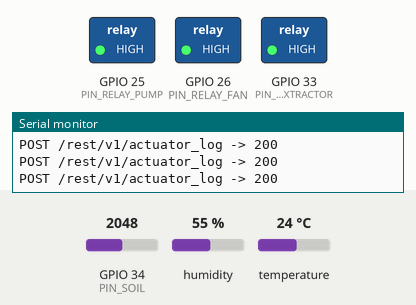
Bench run of a program on a simulated ESP32. Parts: switched loads named in the program (green lamp = pin HIGH), the last lines printed to the serial monitor. The inputs (shaded band) are chosen by the test bench; at power-on: humidity 55 %, GPIO 34 (PIN_SOIL) = 2048, temperature 24 °C. WiFi joins after 1.5 s; servers stay silent unless stated; uploads are accepted with an empty reply; not simulated (calls return 0 or success): secrets.h.

Above: at 3.3 s.
3.4 s: humidity set to 84 %
11.3 s: humidity set to 87 %
At 21.0 s:
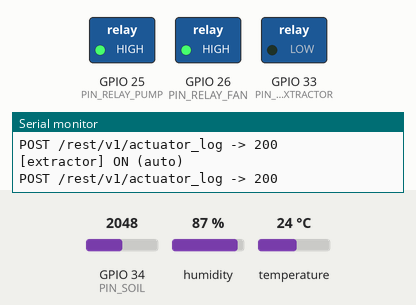
21.7 s: GPIO 34 (PIN_SOIL) set to 2432
31.7 s: GPIO 34 (PIN_SOIL) set to 2544
At 41.7 s:
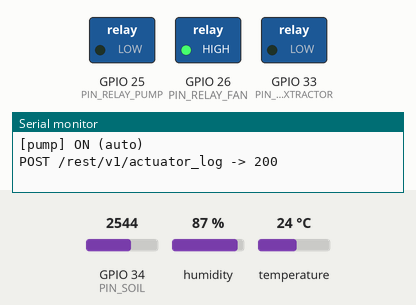
42.0 s: temperature set to 29.7 °C
51.8 s: temperature set to 30.5 °C
At 61.2 s:
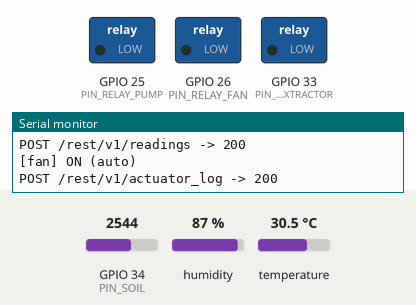
Timing chart, 0 to 62.7 s (numbered marks = the images above; inputs shaded):
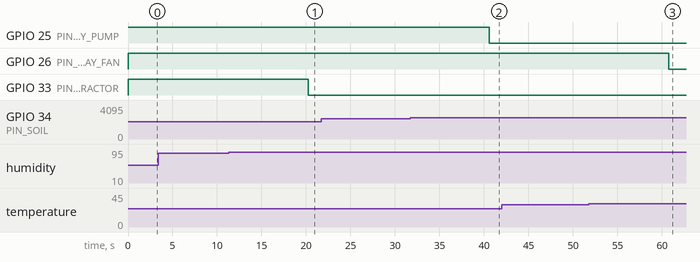

Measured:
- the behaviour switches between 85 and 86 % on humidity (found by bisection; images 0 and 1)
- the behaviour switches between 2500 and 2501 on GPIO 34 (PIN_SOIL) (found by bisection; images 1 and 2)
- the behaviour switches between 30 and 30.1 °C on temperature (found by bisection; images 2 and 3)
- after the input at 3.4 s, every drawn part: stays the same
- after the input at 11.3 s, GPIO 33 (PIN_RELAY_EXTRACTOR): HIGH → LOW after 8.9 s
- after the input at 31.7 s, GPIO 25 (PIN_RELAY_PUMP): HIGH → LOW after 8.9 s
- after the input at 42.0 s, every drawn part: stays the same
- after the input at 51.8 s, GPIO 26 (PIN_RELAY_FAN): HIGH → LOW after 8.9 s

The program:

main.cpp
```cpp
/**
 * AgroSensor OGB · Invernadero inteligente ESP32
 * Lazo continuo (sin deep sleep): sensores + control por histéresis
 * de riego, ventilación y extractor + comandos manuales vía Supabase.
 *
 * Ver especificación: docs/07-invernadero.md
 */

#include <Arduino.h>
#include <WiFi.h>
#include <HTTPClient.h>
#include <WiFiClientSecure.h>
#include <ArduinoJson.h>
#include <DHT.h>
#include "config.h"
#include "secrets.h"

DHT dht(PIN_DHT, DHT22);

// ---------- estado de un actuador ----------
struct Actuator {
  const char *name;
  uint8_t pin;
  bool state = false;
  bool manualMode = false;
  uint32_t manualUntil = 0;   // millis fin de anulación manual
  uint32_t onSince = 0;       // millis desde encendido
  uint32_t lastOff = 0;       // millis del último apagado (para cooldown de bomba)
};

Actuator pump      = { "pump",      PIN_RELAY_PUMP };
Actuator fan       = { "fan",       PIN_RELAY_FAN };
Actuator extractor = { "extractor", PIN_RELAY_EXTRACTOR };

uint32_t lastSensorRead = 0, lastReport = 0, lastPoll = 0;
float soil = NAN, airT = NAN, airH = NAN, lux = NAN;

// ---------- relés ----------
void relayWrite(Actuator &a, bool on, const char *cause);

void relayApply(const Actuator &a) {
  digitalWrite(a.pin, (a.state ^ RELAY_ACTIVE_LOW) ? HIGH : LOW);
}

// ---------- HTTP helpers ----------
String supabaseRequest(const char *method, const String &path, const String &body) {
  WiFiClientSecure client;
  client.setInsecure();
  HTTPClient http;
  http.begin(client, String(SUPABASE_URL) + path);
  http.addHeader("apikey", SUPABASE_ANON_KEY);
  http.addHeader("Authorization", String("Bearer ") + SUPABASE_ANON_KEY);
  http.addHeader("Content-Type", "application/json");
  int code;
  if (strcmp(method, "GET") == 0)        code = http.GET();
  else if (strcmp(method, "PATCH") == 0) code = http.sendRequest("PATCH", body);
  else                                   code = http.POST(body);
  String resp = (code > 0 && code < 300) ? http.getString() : "";
  LOG("%s %s -> %d\n", method, path.c_str(), code);
  http.end();
  return resp;
}

void logActuator(const Actuator &a, const char *cause) {
  JsonDocument d;
  d["node_id"] = NODE_ID;
  d["actuator"] = a.name;
  d["state"] = a.state;
  d["cause"] = cause;
  String body;
  serializeJson(d, body);
  supabaseRequest("POST", "/rest/v1/actuator_log", body);
}

void relayWrite(Actuator &a, bool on, const char *cause) {
  if (a.state == on) return;
  a.state = on;
  if (on) a.onSince = millis();
  else    a.lastOff = millis();
  relayApply(a);
  LOG("[%s] %s (%s)\n", a.name, on ? "ON" : "OFF", cause);
  logActuator(a, cause);
}

// ---------- sensores ----------
float soilPercent(int raw) {
  float pct = 100.0f * (SOIL_DRY_ADC - raw) / (float)(SOIL_DRY_ADC - SOIL_WET_ADC);
  return constrain(pct, 0.0f, 100.0f);
}

void readSensors() {
  long sum = 0;
  for (int i = 0; i < 3; i++) { sum += analogRead(PIN_SOIL); delay(50); }
  soil = soilPercent(sum / 3);
  float t = dht.readTemperature();
  float h = dht.readHumidity();
  if (!isnan(t) && t > -10 && t < 55) airT = t;
  if (!isnan(h) && h >= 0 && h <= 100) airH = h;
#ifdef WOKWI_SIMULATION
  lux = analogRead(PIN_LDR) * 29.3f;
#endif
}

// ---------- control automático (histéresis) ----------
void autoControl() {
  uint32_t now = millis();

  // Salir de modo manual al vencer el timer
  for (Actuator *a : { &pump, &fan, &extractor }) {
    if (a->manualMode && now >= a->manualUntil) {
      a->manualMode = false;
      LOG("[%s] fin de modo manual, regresa a auto\n", a->name);
    }
  }

  // Bomba: histéresis + timeout + cooldown
  if (!pump.manualMode && !isnan(soil)) {
    if (pump.state) {
      if (soil > RIEGO_OFF_PCT)                         relayWrite(pump, false, "auto");
      else if (now - pump.onSince > PUMP_MAX_ON_MS)     relayWrite(pump, false, "timeout");
    } else {
      bool cooldownOk = (pump.lastOff == 0) || (now - pump.lastOff > PUMP_COOLDOWN_MS);
      if (soil < RIEGO_ON_PCT && cooldownOk)            relayWrite(pump, true, "auto");
    }
  }

  // Ventilador por temperatura
  if (!fan.manualMode && !isnan(airT)) {
    if (fan.state  && airT < VENT_OFF_C) relayWrite(fan, false, "auto");
    if (!fan.state && airT > VENT_ON_C)  relayWrite(fan, true,  "auto");
  }

  // Extractor por humedad ambiente
  if (!extractor.manualMode && !isnan(airH)) {
    if (extractor.state  && airH < EXT_OFF_PCT) relayWrite(extractor, false, "auto");
    if (!extractor.state && airH > EXT_ON_PCT)  relayWrite(extractor, true,  "auto");
  }
}

// ---------- comandos manuales ----------
Actuator* byName(const char *n) {
  if (strcmp(n, "pump") == 0)      return &pump;
  if (strcmp(n, "fan") == 0)       return &fan;
  if (strcmp(n, "extractor") == 0) return &extractor;
  return nullptr;
}

void pollCommands() {
  String path = String("/rest/v1/commands?node_id=eq.") + NODE_ID +
                "&status=eq.pending&order=created_at.asc&limit=5";
  String resp = supabaseRequest("GET", path, "");
  if (resp.length() < 3) return;

  JsonDocument doc;
  if (deserializeJson(doc, resp) != DeserializationError::Ok) return;

  for (JsonObject cmd : doc.as<JsonArray>()) {
    long id = cmd["id"];
    const char *act = cmd["actuator"];
    const char *action = cmd["action"];
    long durS = cmd["duration_s"] | 3600;
    const char *createdAt = cmd["created_at"];  // expiración la valida el MCP; aquí ejecutamos FIFO
    (void)createdAt;

    Actuator *a = byName(act);
    String newStatus = "executed";
    if (a) {
      if (strcmp(action, "auto") == 0) {
        a->manualMode = false;
      } else {
        a->manualMode = true;
        a->manualUntil = millis() + (uint32_t)durS * 1000UL;
        relayWrite(*a, strcmp(action, "on") == 0, "manual");
      }
    } else {
      newStatus = "expired";
    }

    String body = String("{\"status\":\"") + newStatus + "\",\"executed_at\":\"now()\"}";
    supabaseRequest("PATCH", String("/rest/v1/commands?id=eq.") + id, body);
  }
}

// ---------- reporte de lecturas ----------
void reportReading() {
  JsonDocument d;
  d["node_id"] = NODE_ID;
  if (!isnan(soil)) d["soil_moisture"] = round(soil * 10) / 10.0;
  if (!isnan(airT)) d["air_temp"] = round(airT * 10) / 10.0;
  if (!isnan(airH)) d["air_humidity"] = round(airH * 10) / 10.0;
  if (!isnan(lux))  d["light_lux"] = round(lux);
  String body;
  serializeJson(d, body);
  supabaseRequest("POST", "/rest/v1/readings", body);
}

// ---------- main ----------
void setup() {
#if DEBUG
  Serial.begin(115200);
#endif
  // Relés en estado seguro ANTES de todo
  for (Actuator *a : { &pump, &fan, &extractor }) {
    pinMode(a->pin, OUTPUT);
    a->state = false;
    relayApply(*a);
  }

  dht.begin();
  analogSetPinAttenuation(PIN_SOIL, ADC_11db);

  WiFi.mode(WIFI_STA);
  WiFi.begin(WIFI_SSID, WIFI_PASS);
  while (WiFi.status() != WL_CONNECTED) delay(300);
  LOG("\n=== Invernadero %s en línea ===\n", NODE_ID);

  for (Actuator *a : { &pump, &fan, &extractor }) logActuator(*a, "boot");
}

void loop() {
  uint32_t now = millis();

  if (WiFi.status() != WL_CONNECTED) WiFi.reconnect();

  if (now - lastSensorRead > CONTROL_INTERVAL_MS) {
    lastSensorRead = now;
    readSensors();
    autoControl();
  }
  if (now - lastPoll > POLL_INTERVAL_MS) {
    lastPoll = now;
    pollCommands();
  }
  if (now - lastReport > REPORT_INTERVAL_MS) {
    lastReport = now;
    reportReading();
  }
  delay(100);
}
```

config.h
```cpp
#pragma once

#define NODE_ID "invernadero-01"

// ---------- Intervalos (ms) ----------
#define CONTROL_INTERVAL_MS 10000   // lazo de control cada 10 s
#define POLL_INTERVAL_MS    30000   // comandos manuales cada 30 s
#define REPORT_INTERVAL_MS  60000   // reporte a Supabase cada 60 s

// ---------- Umbrales con histéresis ----------
#define RIEGO_ON_PCT  35.0
#define RIEGO_OFF_PCT 55.0
#define VENT_ON_C     30.0
#define VENT_OFF_C    27.0
#define EXT_ON_PCT    85.0
#define EXT_OFF_PCT   75.0

// ---------- Protecciones bomba ----------
#define PUMP_MAX_ON_MS   (15UL * 60UL * 1000UL)  // máx 15 min continuos
#define PUMP_COOLDOWN_MS (30UL * 60UL * 1000UL)  // 30 min entre riegos

// ---------- Calibración suelo ----------
#define SOIL_DRY_ADC 3200
#define SOIL_WET_ADC 1200

// ---------- Pines ----------
#define PIN_SOIL            34
#define PIN_DHT             27
#define PIN_RELAY_PUMP      25
#define PIN_RELAY_FAN       26
#define PIN_RELAY_EXTRACTOR 33
#define RELAY_ACTIVE_LOW    true   // módulos típicos de 4 relés activan en LOW
#ifdef WOKWI_SIMULATION
#define PIN_LDR 32
#endif

#define DEBUG 1
#if DEBUG
#define LOG(...) Serial.printf(__VA_ARGS__)
#else
#define LOG(...)
#endif
```
